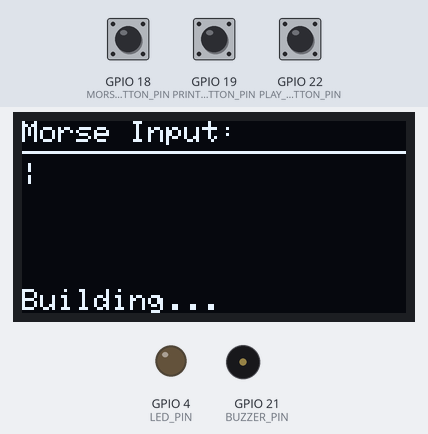
Simulated run of this program. Board: ESP32. On the bench: 128×64 one-colour display, output pins drawn as LEDs (lit = HIGH), buzzer (waves = sounding). The test bench sets the inputs (shaded band); at power-on: GPIO 18 (MORSE_BUTTON_PIN) HIGH, GPIO 22 (PLAY_CLEAR_BUTTON_PIN) HIGH, GPIO 19 (PRINT_BUTTON_PIN) HIGH. What the program prints to the serial monitor is not drawn.

Above: at 3.2 s.
3.3 s: GPIO 18 (MORSE_BUTTON_PIN) pulled LOW for 0.15 s
At 3.43 s:
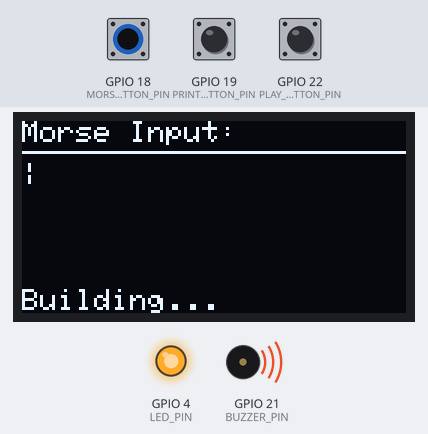
4.0 s: GPIO 22 (PLAY_CLEAR_BUTTON_PIN) pulled LOW for 1 s
At 6.1 s:
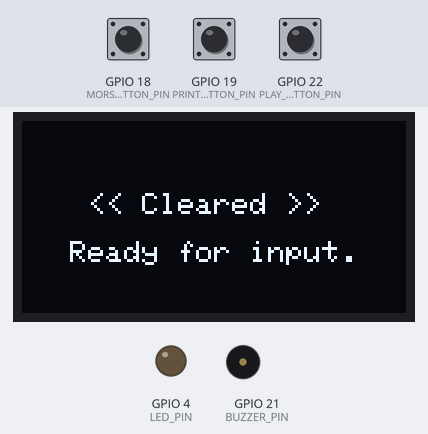
6.5 s: GPIO 19 (PRINT_BUTTON_PIN) pulled LOW for 0.15 s
At 7.3 s:
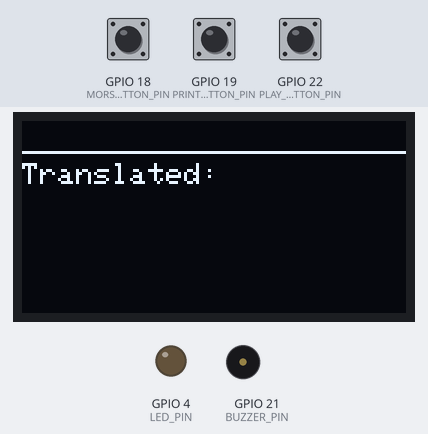
8.1 s: GPIO 22 (PLAY_CLEAR_BUTTON_PIN) pulled LOW for 0.15 s
At 9.0 s:
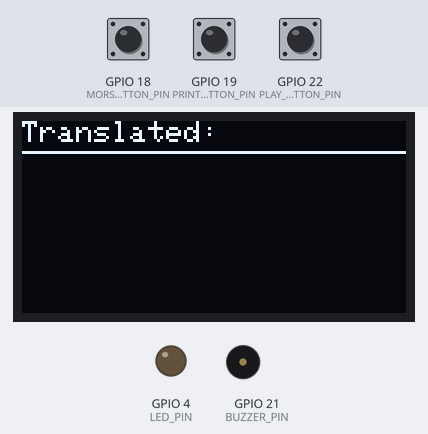
9.8 s: GPIO 18 (MORSE_BUTTON_PIN) pulled LOW for 3.2 s
At 13.4 s:
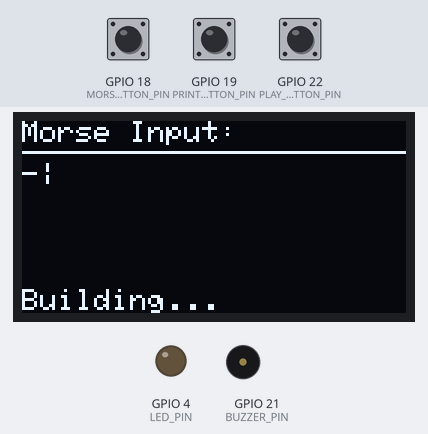
15.1 s: GPIO 19 (PRINT_BUTTON_PIN) pulled LOW for 1 s
At 16.3 s:
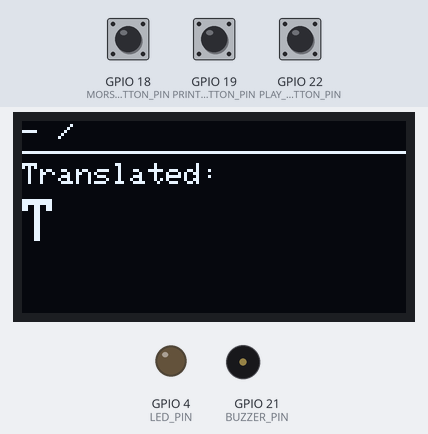
Timing chart, 0 to 18.1 s (numbered marks = the images above; inputs shaded):
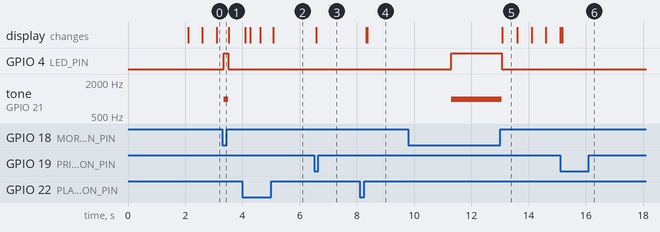

The program:

main.cpp
```cpp
#include <Arduino.h>
#include <Wire.h>
#include <Adafruit_GFX.h>
#include <Adafruit_SSD1306.h>
#include "config.h"
#include "morse_decoder.h"

Adafruit_SSD1306 display(128, 64, &Wire, -1);

// --------------------------------------------------
// Morse message storage
// --------------------------------------------------
//
// morseString stores the raw Morse input.
//
// Example:
// SOS SOS becomes:
// "... --- ... / ... --- ... "
//
// Single space separates letters.
// Slash separates words.
//

String morseString = "";

// These flags prevent the program from repeatedly adding
// spaces or word separators while the button remains released.
bool letterGapAdded = false;
bool wordGapAdded = false;

// --------------------------------------------------
// Debounce state for Morse input button
// --------------------------------------------------

int morseStableState = HIGH;
int morseLastRawState = HIGH;
unsigned long morseLastDebounceTime = 0;

// --------------------------------------------------
// Debounce state for print button
// --------------------------------------------------

int printStableState = HIGH;
int printLastRawState = HIGH;
unsigned long printLastDebounceTime = 0;

// --------------------------------------------------
// Debounce state for play/clear button
// --------------------------------------------------
int playStableState = HIGH;
int playLastRawState = HIGH;
unsigned long playLastDebounceTime = 0;
unsigned long playClearPressStartTime = 0;

// --------------------------------------------------
// Timing variables for measuring button press/release
// --------------------------------------------------

unsigned long pressStartTime = 0;
unsigned long releaseStartTime = 0;

bool onInputScreen = true;
unsigned long lastCursorBlink = 0;

// --------------------------------------------------
// Function declarations
// --------------------------------------------------

void playCurrentMorse();
void handlePlay_ClearStringButton();
void handleMorseButton();
void handlePrintButton();
void handleMorseTimeout();
void addMorseSymbol(unsigned long pressDuration);
void printCurrentMorse();
void oledShowMorseInput();
void oledScrollText(String text);
void oledShowPrint(String morse, String translated);
void oledShowCleared();
void handleCursorBlink();

void setup()
{
  pinMode(LED_PIN, OUTPUT);
  pinMode(MORSE_BUTTON_PIN, INPUT_PULLUP);
  pinMode(PRINT_BUTTON_PIN, INPUT_PULLUP);
  pinMode(PLAY_CLEAR_BUTTON_PIN, INPUT_PULLUP);
  pinMode(BUZZER_PIN, OUTPUT);

  digitalWrite(LED_PIN, LOW);
  ledcSetup(0, 1000, 8);
  ledcAttachPin(BUZZER_PIN, 0);

  Wire.begin(OLED_SDA, OLED_SCL);
  display.begin(SSD1306_SWITCHCAPVCC, 0x3C);
  display.clearDisplay();
  display.setTextColor(SSD1306_WHITE);
  display.setTextSize(1);
  display.setCursor(0, 0);
  display.println("Morse Translator");
  display.println("Ready.");
  display.display();

  Serial.begin(115200);
  delay(2000);

  Serial.println("Morse Code Translator");
  Serial.println("GPIO18: Morse input button");
  Serial.println("GPIO19: Print translated Morse string");
  Serial.println("GPIO22: Short press = play Morse, long press (1s) = clear");
  Serial.println();

  Serial.print("Time unit: ");
  Serial.print(TIME_UNIT);
  Serial.println(" ms");

  Serial.print("Dot/dash threshold: ");
  Serial.print(DOT_DASH_THRESHOLD);
  Serial.println(" ms");

  Serial.print("Letter timeout: ");
  Serial.print(LETTER_TIMEOUT);
  Serial.println(" ms");

  Serial.print("Word timeout: ");
  Serial.print(WORD_TIMEOUT);
  Serial.println(" ms");

  Serial.println();
}

void loop()
{
  // Check the Morse input button for dots/dashes.
  handleMorseButton();

  // Check whether enough release time has passed
  // to add a letter gap or word gap.
  handleMorseTimeout();

  // Check the print button.
  handlePrintButton();

  // Check the play button.
  handlePlay_ClearStringButton();

  // Blink the cursor on the input screen.
  handleCursorBlink();
}

void handlePlay_ClearStringButton()
{
  int playRawState = digitalRead(PLAY_CLEAR_BUTTON_PIN);

  // If the raw reading changed, restart debounce timer.
  if (playRawState != playLastRawState)
  {
    playLastDebounceTime = millis();
  }

  // Only trust the input after it has been stable
  // for the debounce delay.
  if ((millis() - playLastDebounceTime) > DEBOUNCE_DELAY)
  {
    if (playRawState != playStableState)
    {
      playStableState = playRawState;

      // Button pressed — record start time.
      if (playStableState == LOW)
      {
        playClearPressStartTime = millis();
      }

      // Button released — short press plays, long press clears.
      else
      {
        unsigned long holdDuration = millis() - playClearPressStartTime;

        if (holdDuration >= LONG_PRESS_THRESHOLD)
        {
          morseString = "";
          letterGapAdded = false;
          wordGapAdded = false;
          Serial.println("Morse string cleared.");
          oledShowCleared();
        }
        else
        {
          playCurrentMorse();
        }
      }
    }
  }

  // Save raw state for next loop.
  playLastRawState = playRawState;
}

void playCurrentMorse()
{
  String translated = translateMorseString(morseString);

  display.clearDisplay();
  display.setTextSize(1);
  display.setCursor(0, 0);
  display.println("Playing...");
  display.drawLine(0, 10, 127, 10, SSD1306_WHITE);
  display.setTextWrap(true);
  display.setCursor(0, 14);
  String shortMorse = morseString.length() > 42 ? morseString.substring(morseString.length() - 42) : morseString;
  display.print(shortMorse);
  display.setTextWrap(false);
  display.setCursor(0, 48);
  display.print("-> " + translated);
  display.display();

  Serial.println("Playing current Morse message...");
  for(int i = 0; i < morseString.length(); i++)
  {
    char symbol = morseString.charAt(i);

    if (symbol == '.')
    {
      digitalWrite(LED_PIN, HIGH);
      ledcWriteTone(0, 1000);
      delay(TIME_UNIT);
      ledcWrite(0, 0);
      digitalWrite(LED_PIN, LOW);
    }

    else if (symbol == '-')
    {
      digitalWrite(LED_PIN, HIGH);
      ledcWriteTone(0, 1000);
      delay(3 * TIME_UNIT);
      ledcWrite(0, 0);
      digitalWrite(LED_PIN, LOW);
    }

    else if (symbol == '/')
    {
      delay(WORD_TIMEOUT); // Word gap: 7 units of silence
      continue; // skip the inter-symbol gap below
    }

    else if (symbol == ' ')
    {
      // Spaces adjacent to '/' are part of the word separator — skip them.
      bool adjacentToSlash = (i > 0 && morseString.charAt(i - 1) == '/')
                          || (i + 1 < (int)morseString.length() && morseString.charAt(i + 1) == '/');
      if (!adjacentToSlash)
        delay(LETTER_TIMEOUT); // Letter gap: 3 units of silence
      continue;
    }

    // Only add the inter-symbol gap when the next character is another dot/dash.
    // Skipping it before spaces and slashes keeps letter/word gap durations exact.
    if (i + 1 < (int)morseString.length())
    {
      char next = morseString.charAt(i + 1);
      if (next == '.' || next == '-')
        delay(TIME_UNIT);
    }
  }

  oledScrollText(translated);
}

void handleMorseButton()
{
  int morseRawState = digitalRead(MORSE_BUTTON_PIN);

  // If the raw reading changed, restart debounce timer.
  if (morseRawState != morseLastRawState)
  {
    morseLastDebounceTime = millis();
  }

  // Only trust the input after it has been stable
  // for the debounce delay.
  if ((millis() - morseLastDebounceTime) > DEBOUNCE_DELAY)
  {
    // If the stable state changed, then we have a clean press/release event.
    if (morseRawState != morseStableState)
    {
      morseStableState = morseRawState;

      // Button pressed.
      // INPUT_PULLUP means pressed = LOW.
      if (morseStableState == LOW)
      {
        ledcWriteTone(0, 1000); // Start buzzer tone at 1kHz
        digitalWrite(LED_PIN, HIGH);

        // Start measuring how long the button is held.
        pressStartTime = millis();

        // A new press means we are no longer waiting to add a gap.
        letterGapAdded = false;
        wordGapAdded = false;
      }

      // Button released.
      else
      {
        ledcWrite(0, 0); // Stop buzzer tone
        digitalWrite(LED_PIN, LOW);

        // Start measuring how long the button has been released.
        releaseStartTime = millis();

        // Calculate how long the button was held down.
        unsigned long pressDuration = millis() - pressStartTime;

        // Convert the press duration into a dot or dash.
        addMorseSymbol(pressDuration);
      }
    }
  }

  // Save raw state for next loop.
  morseLastRawState = morseRawState;
}

void addMorseSymbol(unsigned long pressDuration)
{
  Serial.print("Press duration: ");
  Serial.print(pressDuration);
  Serial.print(" ms -> ");

  // Less than 2 units is treated as a dot.
  // Greater than or equal to 2 units is treated as a dash.
  if (pressDuration < DOT_DASH_THRESHOLD)
  {
    Serial.println(".");
    morseString += ".";
  }

  else
  {
    Serial.println("-");
    morseString += "-";
  }

  oledShowMorseInput();
}

void handleMorseTimeout()
{
  // Only add gaps while the Morse button is released
  // and there is at least one Morse symbol stored.
  if (morseStableState == HIGH && morseString.length() > 0)
  {
    unsigned long releaseDuration = millis() - releaseStartTime;

    // After 3 units of release time, add a letter separator.
    if (releaseDuration >= LETTER_TIMEOUT && letterGapAdded == false)
    {
      morseString += " ";
      letterGapAdded = true;

      Serial.print("Letter gap added. Current Morse message: ");
      Serial.println(morseString);
      oledShowMorseInput();
    }

    // After 7 units of release time, convert the previous letter gap
    // into a word separator.
    if (releaseDuration >= WORD_TIMEOUT && wordGapAdded == false)
    {
      // If we already added a letter space, remove it before adding word gap.
      if (morseString.endsWith(" "))
      {
        morseString.remove(morseString.length() - 1);
      }

      morseString += " / ";
      wordGapAdded = true;

      Serial.print("Word gap added. Current Morse message: ");
      Serial.println(morseString);
      oledShowMorseInput();
    }
  }
}

void handlePrintButton()
{
  int printRawState = digitalRead(PRINT_BUTTON_PIN);

  // If the raw reading changed, restart debounce timer.
  if (printRawState != printLastRawState)
  {
    printLastDebounceTime = millis();
  }

  // Only trust the input after it has been stable
  // for the debounce delay.
  if ((millis() - printLastDebounceTime) > DEBOUNCE_DELAY)
  {
    if (printRawState != printStableState)
    {
      printStableState = printRawState;

      // Button pressed.
      if (printStableState == LOW)
      {
        printCurrentMorse();
      }
    }
  }

  // Save raw state for next loop.
  printLastRawState = printRawState;
}

void oledShowMorseInput()
{
  onInputScreen = true;
  display.clearDisplay();
  display.setTextSize(1);
  display.setCursor(0, 0);
  display.println("Morse Input:");
  display.drawLine(0, 10, 127, 10, SSD1306_WHITE);

  String displayStr = morseString;
  displayStr.replace(" / ", "\n");
  if ((millis() / 500) % 2 == 0)
    displayStr += "|";

  // Break displayStr into lines: split on \n (word gaps) then wrap at 21 chars.
  // The text area is y=14 to y=55 — exactly 5 lines at 8px each.
  // If there are more than 5 lines, show only the last 5 (most recent input).
  const int MAX_LINES = 5;
  const int CHARS_PER_LINE = 21;
  String lines[20];
  int lineCount = 0;

  int segStart = 0;
  for (int i = 0; i <= (int)displayStr.length(); i++)
  {
    if (i == (int)displayStr.length() || displayStr[i] == '\n')
    {
      String seg = displayStr.substring(segStart, i);
      while (seg.length() > CHARS_PER_LINE && lineCount < 20)
      {
        lines[lineCount++] = seg.substring(0, CHARS_PER_LINE);
        seg = seg.substring(CHARS_PER_LINE);
      }
      if (lineCount < 20)
        lines[lineCount++] = seg;
      segStart = i + 1;
    }
  }

  int firstLine = lineCount > MAX_LINES ? lineCount - MAX_LINES : 0;
  display.setTextWrap(false);
  display.setCursor(0, 14);
  for (int i = firstLine; i < lineCount; i++)
    display.println(lines[i]);

  display.setCursor(0, 56);
  display.print("Building...");
  display.display();
}

// Scrolls text in large font from right to left across the bottom of the screen.
void oledScrollText(String text)
{
  int pixelWidth = (int)text.length() * 12; // size-2 font: 12px per char
  display.setTextWrap(false);
  for (int x = 128; x > -pixelWidth; x -= 2)
  {
    display.clearDisplay();
    display.setTextSize(1);
    display.setCursor(0, 0);
    display.println("Translated:");
    display.drawLine(0, 10, 127, 10, SSD1306_WHITE);
    display.setTextSize(2);
    display.setCursor(x, 28);
    display.print(text);
    display.display();
    delay(20);
  }
}

void oledShowPrint(String morse, String translated)
{
  onInputScreen = false;
  display.clearDisplay();
  display.setTextSize(1);
  display.setCursor(0, 0);
  String displayMorse = morse.length() > 21 ? morse.substring(morse.length() - 21) : morse;
  display.println(displayMorse);
  display.drawLine(0, 10, 127, 10, SSD1306_WHITE);
  display.setCursor(0, 14);
  display.println("Translated:");
  display.setTextSize(2);
  display.setCursor(0, 26);
  String displayTranslated = translated.length() > 10 ? translated.substring(0, 9) + "~" : translated;
  display.print(displayTranslated);
  display.display();
}

void oledShowCleared()
{
  onInputScreen = false;
  display.clearDisplay();
  display.setTextSize(1);
  display.setCursor(22, 24);
  display.println("<< Cleared >>");
  display.setCursor(16, 40);
  display.println("Ready for input.");
  display.display();
}

void handleCursorBlink()
{
  if (!onInputScreen) return;
  if (millis() - lastCursorBlink >= 250)
  {
    lastCursorBlink = millis();
    oledShowMorseInput();
  }
}

void printCurrentMorse()
{
  String translatedText = translateMorseString(morseString);

  Serial.println();
  Serial.print("Raw Morse code: ");
  Serial.println(morseString);

  Serial.print("Translated text: ");
  Serial.println(translatedText);
  Serial.println();

  oledShowPrint(morseString, translatedText);
}
```

morse_decoder.h
```cpp
#ifndef MORSE_DECODER_H
#define MORSE_DECODER_H

#include <Arduino.h>

char decodeMorse(String morse);
String translateMorseString(String morseMessage);

#endif
```

config.h
```cpp
#ifndef CONFIG_H
#define CONFIG_H

#include <Arduino.h>

// Pin assignments
const int LED_PIN = 4;
const int OLED_SDA = 5;
const int OLED_SCL = 23;
const int MORSE_BUTTON_PIN = 18;
const int PRINT_BUTTON_PIN = 19;
const int BUZZER_PIN = 21;
const int PLAY_CLEAR_BUTTON_PIN = 22;

// Morse timing
const unsigned long TIME_UNIT = 250;
const unsigned long DEBOUNCE_DELAY = 50;

const unsigned long DOT_DASH_THRESHOLD = 2 * TIME_UNIT;
const unsigned long LETTER_TIMEOUT = 3 * TIME_UNIT;
const unsigned long WORD_TIMEOUT = 7 * TIME_UNIT;
const unsigned long LONG_PRESS_THRESHOLD = 1000;

#endif
```

Source omitted: morse_decoder.cpp (4486 bytes)

Measured:
- after the input at 3.3 s, GPIO 4 (LED_PIN): LOW → HIGH after 0.05 s, → LOW 0.15 s later; tone on GPIO 21 (BUZZER_PIN): silent → 1000 Hz after 0.05 s, → silent 0.15 s later
- after the input at 4.0 s, the display: first differs from a run without the input after 1.1 s (image 2)
- after the input at 6.5 s, the display: changes after 0.08 s (image 3)
- after the input at 8.1 s, the display: first changes after 0.23 s (image 4 shows a later state)
- after the input at 9.8 s, GPIO 4 (LED_PIN): LOW → HIGH after 1.5 s, → LOW 1.8 s later; tone on GPIO 21 (BUZZER_PIN): silent → 1000 Hz after 1.5 s, → silent 1.8 s later; the display: changes after 3.3 s (image 5)
- after the input at 15.1 s, the display: first differs from a run without the input after 0.08 s (image 6)
